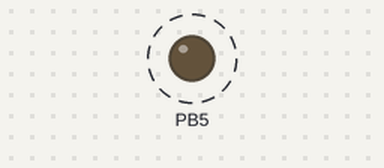
Bench run of a program on a simulated ATmega328P, built with avr-gcc and emulated at 16 MHz (the files do not name the chip). Shown: output pins drawn as LEDs (lit = HIGH). Dashed ring = blinking.

Above: at 0.5 s.
Timing chart, 0 to 4.6 s (numbered marks = the images above):
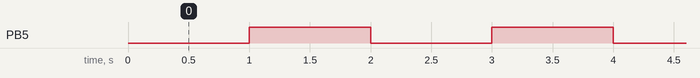

The program:

main.c
```c
/**
 * @author Andre Menezes de Freitas Vale
 *
 * @brief Codigo que utiliza da interrupcao externas PCINTXX
 * para criar uma logica de semaforo simples
 *
 * @note O PWM é gerado pelo pino PB1 (OC1A) sem o auxilio de interrupcao,
 * pois a configuracao do TIMER 1 permite isso, ou seja, a mudanca ocorrera
 * de forma assincrona.
 *
*/

#ifndef F_CPU
    #define F_CPU 16000000UL
#endif

#include <avr/io.h>
#include <avr/interrupt.h>
#include <util/delay.h>

#include <stdint.h>

#define SetBit(port, pin) (port |= (1<<pin))
#define ClrBit(port, pin) (port &= ~(1<<pin))
#define ToggleBit(port, pin) (port ^= (1<<pin))
#define TestBit(port, pin) (port & (1<<pin))

//===================================================
//  VARIAVEIS
//===================================================

//===================================================
//  PROTOTIPOS
//===================================================
void setup();

ISR(TIMER1_COMPA_vect);
//===================================================
//  MAIN
//===================================================
int main()
{
    setup();
    sei(); //Ativa as interrupcoes globais

    for(;;)
    {

    }

    cli(); //Desativa as interrupcoes globais

    return 0;
}
//===================================================
//  FUNCOES
//===================================================
/**
 * @brief Configuracao do timer 1 e do pino PB5
 *
 * @note O modo utlizado eh o 4 (CTC) o qual ira
 * gerar uma interrupcao quando o valor do contador
 * chegar no valor colocado no registrador OCR1A.
 * O prescale do contade é de 1024 (16e6/1025 = 15625Hz)
*/
void setup()
{
    SetBit(DDRB, DDB5);
    ClrBit(PORTB, PB5);

    SetBit(TCCR1B, WGM12);
    SetBit(TCCR1B, CS12);
    SetBit(TCCR1B, CS10);

    SetBit(TIMSK1, OCIE1A);

    OCR1A = 15625;
}

/**
 * @brief Funcao de interrupcao de comapraco quando
 * o contador chegar no valor de OCR1A
*/
ISR(TIMER1_COMPA_vect)
{
    ToggleBit(PORTB, PB5);
}
```

Measured:
- by itself, PB5: alternates HIGH for 1.0 s and LOW for 1.0 s
